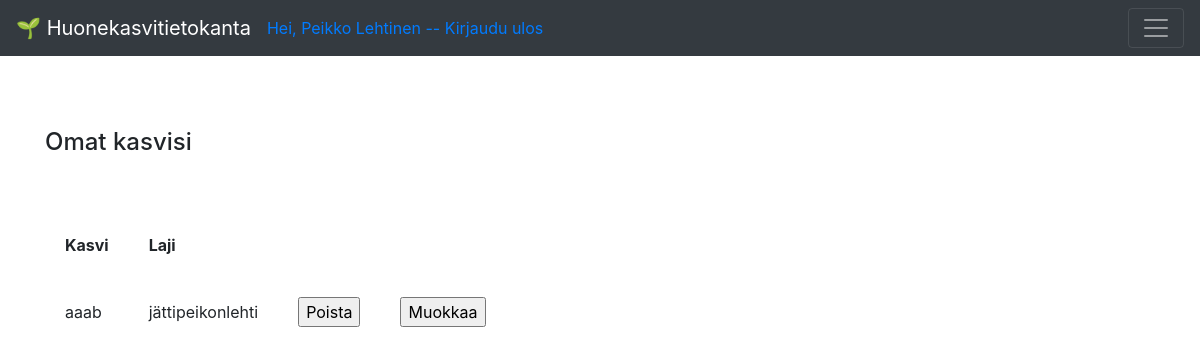
The app's page /plants (signed in), older data.
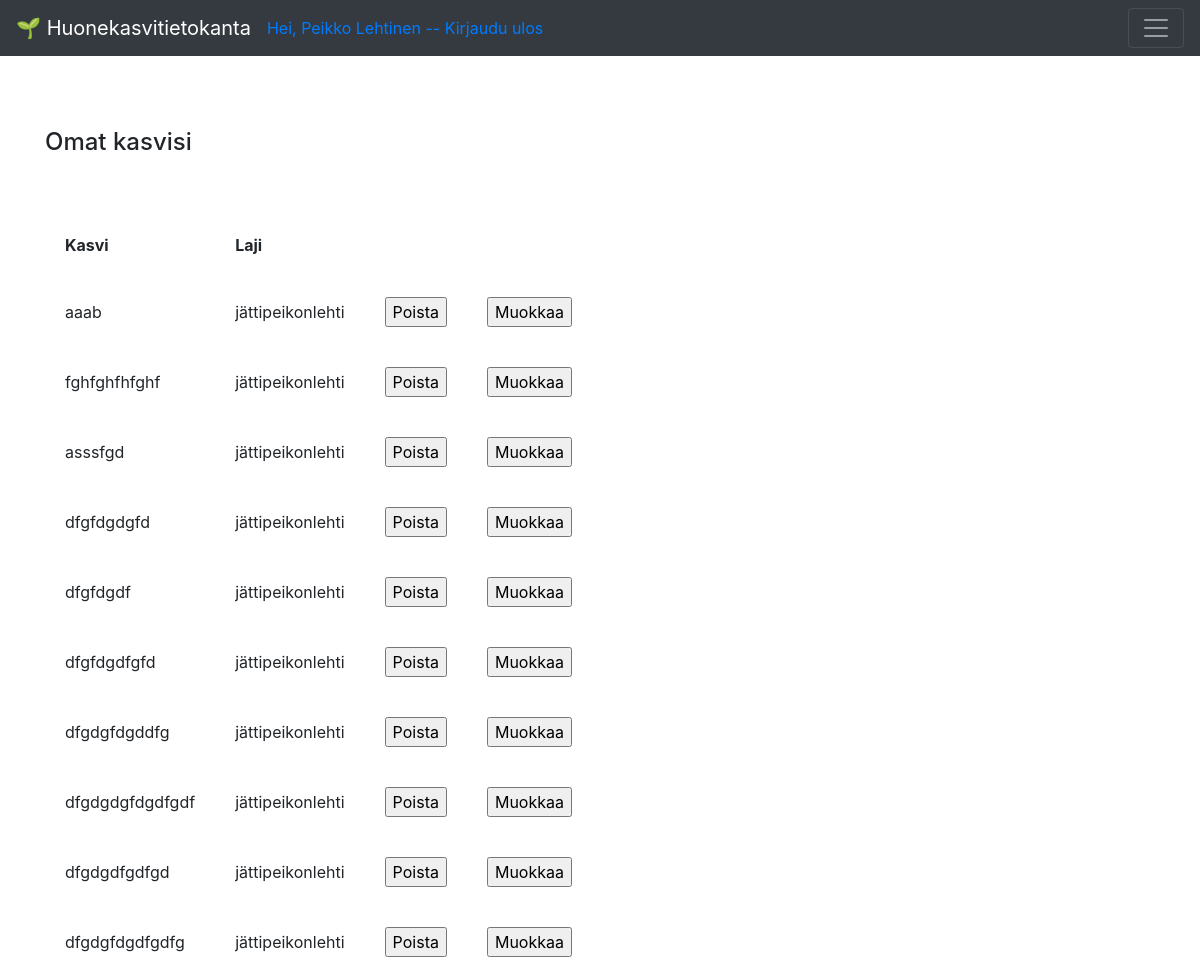
The same page, newer data.
### application/auth/models.py (models this page shows, shortened)
class User(db.Model):
    __tablename__ = "account"
    id = db.Column(db.Integer, primary_key=True)
    date_created = db.Column(db.DateTime, default=db.func.current_timestamp())
    name = db.Column(db.String(144), nullable=False)
    username = db.Column(db.String(144), nullable=False, unique=True)
    password = db.Column(db.String(144), nullable=False)
    plants = db.relationship("Plant", backref='account', lazy=True)

### application/plants/models.py (models this page shows, shortened)
class Plant(Base):
    species_id = db.Column(db.Integer, db.ForeignKey('species.id'),
        nullable=True)
    account_id = db.Column(db.Integer, db.ForeignKey('account.id'),
                           nullable=False)
    species_name = db.Column(db.String(144), nullable=True)

### application/plants/views.py (the view)
@app.route("/plants", methods=["GET"])
@login_required(role="ANY")
def plants_index():
    return render_template("plants/list.html", plants = Plant.query.filter_by(account_id=current_user.id))

### application/__init__.py (called while the page is built)
def login_required(role = "ANY"):
    def wrapper(fn):
        @wraps(fn)
        def decorated_view(*args, **kwargs):
            if not current_user:
                return login_manager.unauthorized()
            if not current_user.is_authenticated:
                return login_manager.unauthorized()
            unauthorized = False
            if not role == "ANY":
                unauthorized = True
                for user_role in current_user.userrole():
                    if user_role == role:
                        unauthorized = False
                        break
            if unauthorized:
                return login_manager.unauthorized()
            return fn(*args, **kwargs)
        return decorated_view
    return wrapper

@login_manager.user_loader
def load_user(user_id):
    return User.query.get(user_id)

### application/templates/plants/list.html
{% extends "layout.html" %}
{% block body %}
<h4>Omat kasvisi</h4>
<br>
<br>
  <table cellpadding="20">
    <tr>
      <th>Kasvi</th>
      <th>Laji<th>
    </tr>
    {% for plant in plants %}
    <tr>
      <td>{{ plant.name }}</td>
      <td>{{ plant.species_name }}</td>
            <td>
                <form method="POST" action="{{ url_for('plants_delete', plant_id=plant.id) }}">
                  <input type="submit" value="Poista"/>
                </form>
                    </td>
                    <td>
                        <form method="POST" action="{{ url_for('plants_edit', plant_id=plant.id) }}">
                          <input type="submit" value="Muokkaa"/>
                        </form>
                            </td>
    </tr>
    {% endfor %}
  </table>
{% endblock %}

### application/templates/layout.html (shortened to what this page needs)
<!DOCTYPE html>
<html>
  <head>
    <link rel="stylesheet"
          href= "https://stackpath.bootstrapcdn.com/bootstrap/4.3.1/css/bootstrap.min.css">
  </head>
  <body>
<nav class="navbar navbar-dark bg-dark">
    <a class="navbar-brand" href="#">&#127793; Huonekasvitietokanta</a>
    {% if current_user.is_authenticated %}
        <a href="{{ url_for('auth_logout') }}">Hei, {{ current_user.name }} -- Kirjaudu ulos</a>
        {% else %}
        </li><a class= "nav-link" href="{{ url_for('auth_login') }}">Kirjaudu sisään</a>
        <a class="nav-link" href="{{ url_for('auth_new') }}">Luo tunnus</a>
        {% endif %}
    <button class="navbar-toggler ml-auto"
                type="button"
                data-toggle="collapse"
                data-target="#navbarSupportedContent1">
            <span class="navbar-toggler-icon my-toggler">
          </span>
        </button>
  </nav>
<main role="main" class="container">
    <br>
    <br>
    <br>
    {% block body %}{% endblock %}
  </body>
</html>

Row changes from the older to the newer data that the page shows:
added Plant: name "fghfghfhfghf", species_name "jättipeikonlehti"
added Plant: name "asssfgd", species_name "jättipeikonlehti"
added Plant: name "dfgfdgdgfd", species_name "jättipeikonlehti"
added Plant: name "dfgfdgdf", species_name "jättipeikonlehti"
added Plant: name "dfgfdgdfgfd", species_name "jättipeikonlehti"
added Plant: name "dfgdgfdgddfg", species_name "jättipeikonlehti"
added Plant: name "dfgdgdgfdgdfgdf", species_name "jättipeikonlehti"
added Plant: name "dfgdgdfgdfgd", species_name "jättipeikonlehti"
added Plant: name "dfgdgfdgdfgdfg", species_name "jättipeikonlehti"
